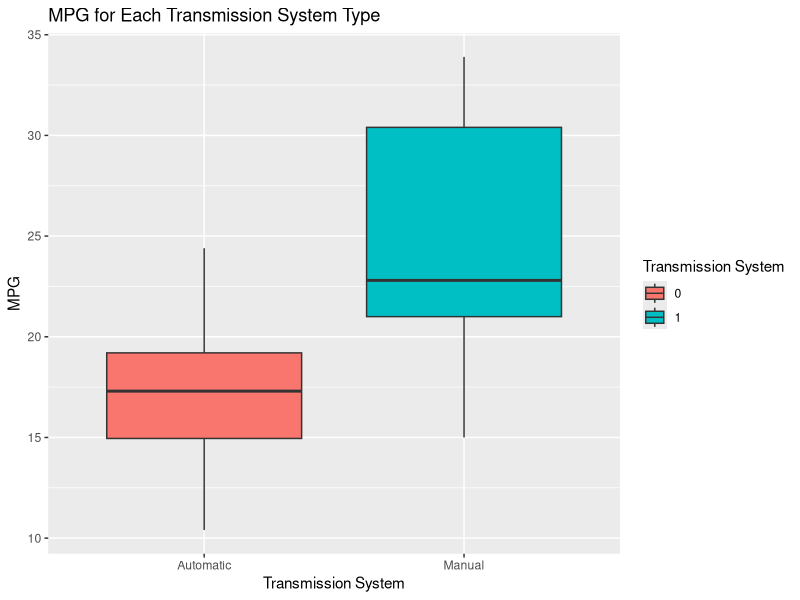
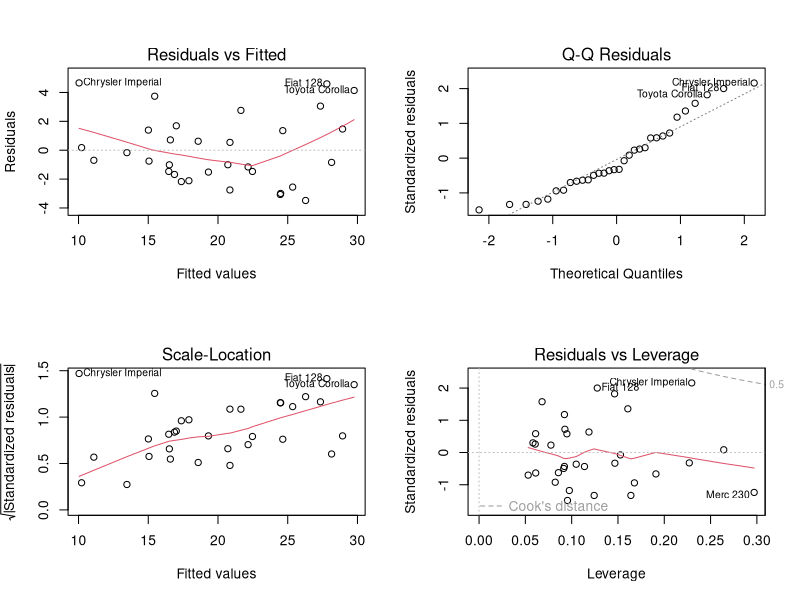

Write R code to recreate these figures, in order.
## ---- chunk 1
# Load required packages 
library(ggplot2)
library(knitr)
## ---- chunk 2
require(datasets)
data(mtcars)
## ---- chunk 3
str(mtcars)
## ---- chunk 4
fit <- lm(mpg ~ factor(am), data = mtcars)
summary(fit)$coef
## ---- chunk 5
fit_all <- lm(mpg ~ cyl+disp+hp+drat+wt+qsec+factor(vs)+factor(am)+gear+carb, data = mtcars)
## ---- chunk 6
library(MASS)
step <- step(fit_all, direction="both", trace=FALSE)
summary(step)$coeff
sprintf('Adjusted R-squared: %f', summary(step)$adj.r.squared)
## ---- chunk 7
library(ggplot2)
ggplot(mtcars, aes(x = factor(am, labels = c('Automatic', 'Manual')), y = mpg)) +
  geom_boxplot( aes(fill = factor(am)) )+
  ggtitle("MPG for Each Transmission System Type")+
  xlab("Transmission System")+
  ylab("MPG")+  
  labs(fill = "Transmission System")
      
## ---- chunk 8
summary(fit_all)$coeff
## ---- chunk 9
Bestfit <- lm(mpg ~ wt+qsec+factor(am), data = mtcars)    
par(mfrow = c(2,2))
plot(Bestfit)
